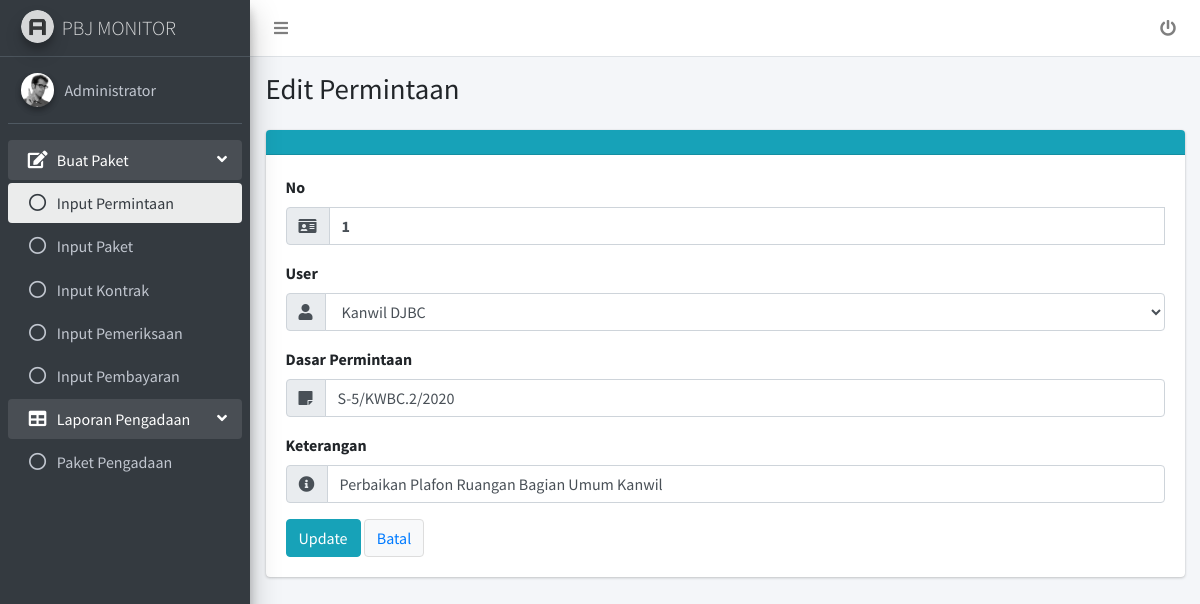
Screenshot of /edit_permintaan.php?no=1 (signed in) with the database file from the repository.
### tables this page shows
CREATE TABLE `permintaan` (
  `no` int(11) NOT NULL,
  `user` varchar(50) NOT NULL,
  `dasar_permintaan` varchar(100) NOT NULL,
  `ket` varchar(100) NOT NULL
);

### edit_permintaan.php (the view, shortened to what this page needs)
<!DOCTYPE html>
<html>
<head>
  <link rel="stylesheet" href="plugins/fontawesome-free/css/all.min.css">
  <link rel="stylesheet" href="dist/css/adminlte.min.css">
</head>
<body class="hold-transition sidebar-mini layout-fixed">
<div class="wrapper">
  <nav class="main-header navbar navbar-expand navbar-white navbar-light">
    <ul class="navbar-nav">
      <li class="nav-item">
        <a class="nav-link" data-widget="pushmenu" href="#" role="button"><i class="fas fa-bars"></i></a>
      </li>
    </ul>
	<ul class="navbar-nav ml-auto">
	  <li class="nav-item">
        <a class="nav-link" href="logout.php">
          <i class="fas fa-power-off"></i>
        </a>
      </li>
	</ul>
  </nav>
  <aside class="main-sidebar sidebar-dark-primary elevation-4">
    <a href="index.php" class="brand-link">
      <img src="dist/img/AdminLTELogo.png" alt="AdminLTE Logo" class="brand-image img-circle elevation-3"
           style="opacity: .8">
      <span class="brand-text font-weight-light">PBJ MONITOR</span>
    </a>
    <div class="sidebar">
      <div class="user-panel mt-3 pb-3 mb-3 d-flex">
        <div class="image">
          <img src="dist/img/user2-160x160.jpg" class="img-circle elevation-2" alt="User Image">
        </div>
        <div class="info">
          <a href="#" class="d-block"><?php echo $_SESSION['name']; ?></a>
        </div>
      </div>
      <nav class="mt-2">
        <ul class="nav nav-pills nav-sidebar flex-column" data-widget="treeview" role="menu" data-accordion="false">
          <li class="nav-item has-treeview menu-open">
            <a href="#" class="nav-link">
              <i class="nav-icon fas fa-edit"></i>
              <p>
                Buat Paket
                <i class="fas fa-angle-left right"></i>
              </p>
            </a>
            <ul class="nav nav-treeview">
              <li class="nav-item">
                <a href="permintaan.php" class="nav-link active">
                  <i class="far fa-circle nav-icon"></i>
                  <p><?php if($_SESSION['akses'] == "admin") echo "Input "; ?>Permintaan</p>
                </a>
              </li>
              <li class="nav-item">
                <a href="paket.php" class="nav-link">
                  <i class="far fa-circle nav-icon"></i>
                  <p><?php if($_SESSION['akses'] == "admin") echo "Input "; ?>Paket</p>
                </a>
              </li>
              <li class="nav-item">
                <a href="kontrak.php" class="nav-link">
                  <i class="far fa-circle nav-icon"></i>
                  <p><?php if($_SESSION['akses'] == "admin") echo "Input "; ?>Kontrak</p>
                </a>
              </li>
              <li class="nav-item">
                <a href="pemeriksaan.php" class="nav-link">
                  <i class="far fa-circle nav-icon"></i>
                  <p><?php if($_SESSION['akses'] == "admin") echo "Input "; ?>Pemeriksaan</p>
                </a>
              </li>
			  <li class="nav-item">
                <a href="pembayaran.php" class="nav-link">
                  <i class="far fa-circle nav-icon"></i>
                  <p><?php if($_SESSION['akses'] == "admin") echo "Input "; ?>Pembayaran</p>
                </a>
              </li>
            </ul>
          </li>
          <li class="nav-item has-treeview menu-open">
            <a href="#" class="nav-link">
              <i class="nav-icon fas fa-table"></i>
              <p>
                Laporan Pengadaan
                <i class="fas fa-angle-left right"></i>
              </p>
            </a>
            <ul class="nav nav-treeview">
              <li class="nav-item">
                <a href="pengadaan.php" class="nav-link">
                  <i class="far fa-circle nav-icon"></i>
                  <p>Paket Pengadaan</p>
                </a>
              </li>
            </ul>
          </li>
        </ul>
      </nav>
    </div>
  </aside>
  <div class="content-wrapper">
    <section class="content-header">
      <div class="container-fluid">
        <div class="row mb-2">
          <div class="col-sm-6">
            <h1>Edit Permintaan</h1>
          </div>
        </div>
      </div>
    </section>
	<?php
		include 'koneksi.php';
		$data = mysqli_query($koneksi, "SELECT * FROM permintaan WHERE no='".$_GET['no']."'");
		$col = mysqli_fetch_array($data)
	?>
    <section class="content">
      <div class="container-fluid">
		<div class="card card-info">
			<div class="card-header">
			</div>
			<form method="POST" action="">
			<div class="card-body">
				<div class="form-group">
					<label>No</label>
					<div class="input-group">
						<div class="input-group-prepend">
							<span class="input-group-text"><i class="fas fa-id-card"></i></span>
						</div>
						<label class="form-control"><?php echo $col['no']; ?></label>
					</div>
				</div>
				<div class="form-group">
					<label>User</label>
					<div class="input-group">
						<div class="input-group-prepend">
							<span class="input-group-text"><i class="fas fa-user"></i></span>
						</div>
						<?php
							$datauser = mysqli_query($koneksi, "SELECT * FROM user");
							echo '<select class="form-control" name="user">';
							while($user = mysqli_fetch_array($datauser))
							{
								if($user['user'] == $col['user'])
									echo '<option selected>'.$user['user'].'</option>';
								else
									echo '<option>'.$user['user'].'</option>';
							}
							echo '</select>';
						?>
					</div>
				</div>
				<div class="form-group">
					<label>Dasar Permintaan</label>
					<div class="input-group">
						<div class="input-group-prepend">
							<span class="input-group-text"><i class="fas fa-sticky-note"></i></span>
						</div>
						<input type="text" class="form-control" name="dasar_permintaan" value="<?php echo $col['dasar_permintaan']; ?>">
					</div>
				</div>
				<div class="form-group">
					<label>Keterangan</label>
					<div class="input-group">
						<div class="input-group-prepend">
							<span class="input-group-text"><i class="fas fa-info-circle"></i></span>
						</div>
						<input type="text" class="form-control" name="ket" value="<?php echo $col['ket']; ?>">
					</div>
				</div>
				<div>
					<button type="submit" class="btn btn-info" style="background-color: #17a2b8" name="submit">Update</button>
					<button class="btn btn-default"><a href="permintaan.php">Batal</a></button>
                </div>
			</div>
			</form>
		</div>
      </div>
    </section>
  </div>
</div>
</body>
</html>

### rows the page displays
permintaan: no "1", dasar_permintaan "S-5/KWBC.2/2020", ket "Perbaikan Plafon Ruangan Bagian Umum Kanwil"

### other values shown
$_SESSION['name'] "Administrator"
form field user "Kanwil DJBC"
